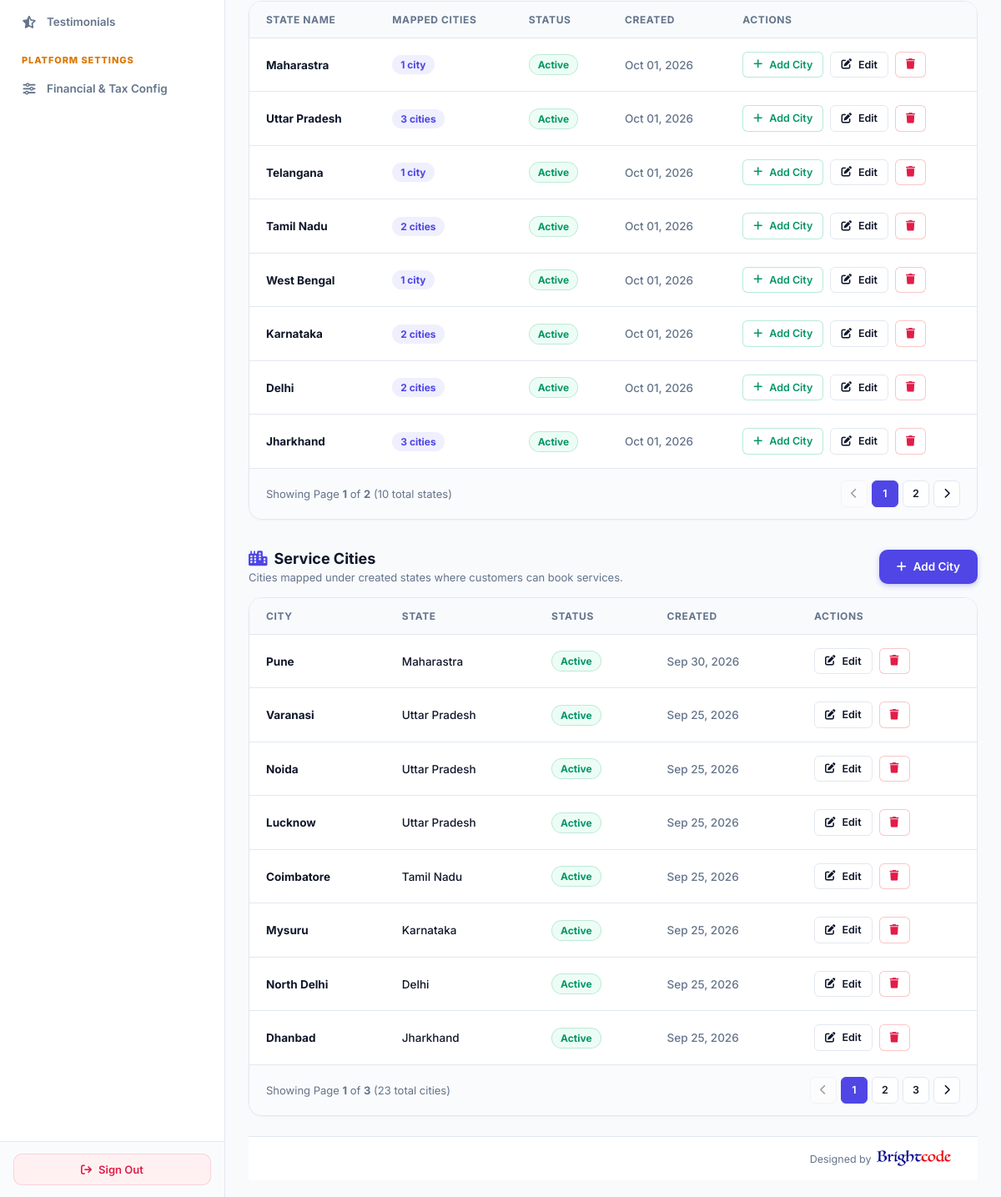
The app's page /super-admin/cms/ (signed in, lower part), older data.
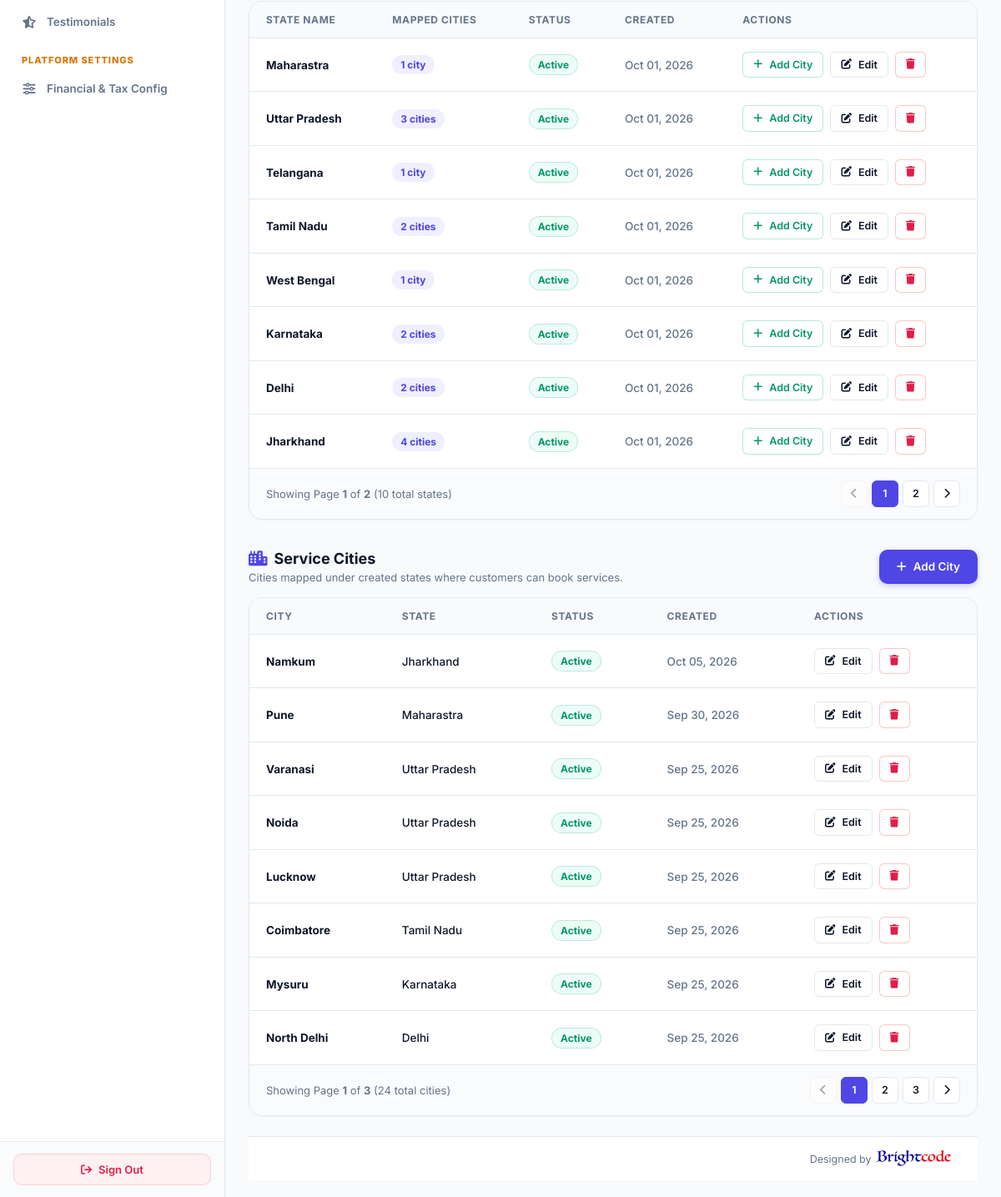
The same page, newer data.
### myapp/models.py (models this page shows, shortened)
class State(models.Model):
    STATUS_CHOICES = (
        ('active', 'Active'),
        ('inactive', 'Inactive'),
    )
    name = models.CharField(max_length=100, unique=True)
    status = models.CharField(max_length=20, choices=STATUS_CHOICES, default='active')
    created_at = models.DateTimeField(default=timezone.now)

class Location(models.Model):
    STATUS_CHOICES = (
        ('active', 'Active'),
        ('inactive', 'Inactive'),
    )
    state = models.CharField(max_length=100)
    city = models.CharField(max_length=100)
    status = models.CharField(max_length=20, choices=STATUS_CHOICES, default='active')
    created_at = models.DateTimeField(default=timezone.now)
    def __str__(self):
        return f"{self.city}, {self.state}"

### myapp/super_admin_views.py (the view)
# urls.py: path('super-admin/cms/', super_admin_views.super_admin_cms, name='super_admin_cms'),
@sa_required
def super_admin_cms(request):
    cat_queryset = Category.objects.all().order_by('-created_at')
    loc_queryset = Location.objects.all().order_by('-created_at')
    state_queryset = State.objects.all().order_by('-created_at')
    cat_paginator = Paginator(cat_queryset, 8)
    cat_page = request.GET.get('cat_page', 1)
    try:
        categories = cat_paginator.page(cat_page)
    except (EmptyPage, PageNotAnInteger):
        categories = cat_paginator.page(1)
    loc_paginator = Paginator(loc_queryset, 8)
    loc_page = request.GET.get('loc_page', 1)
    try:
        locations = loc_paginator.page(loc_page)
    except (EmptyPage, PageNotAnInteger):
        locations = loc_paginator.page(1)
    state_paginator = Paginator(state_queryset, 8)
    state_page = request.GET.get('state_page', 1)
    try:
        states = state_paginator.page(state_page)
    except (EmptyPage, PageNotAnInteger):
        states = state_paginator.page(1)
    for s in states:
        s.cities_count = Location.objects.filter(state__iexact=s.name).count()
    return render(request, 'superadmin/cms_manager.html', {
        'categories': categories,
        'locations': locations,
        'states': states,
        'cat_page': categories.number,
        'loc_page': locations.number,
        'state_page': states.number,
        'total_categories': cat_queryset.count(),
        'total_locations': loc_queryset.count(),
        'total_states': state_queryset.count(),
    })

### myapp/super_admin_views.py (called while the page is built)
def sa_required(view_func):
    from functools import wraps
    @wraps(view_func)
    def wrapper(request, *args, **kwargs):
        if not request.user.is_authenticated or not request.user.is_superuser:
            return redirect(f'{LOGIN_URL}?next={request.path}')
        return view_func(request, *args, **kwargs)
    return wrapper

### templates/superadmin/cms_manager.html (shortened to what the changed rows need)
{% extends 'superadmin/base.html' %}
{% block content %}
<div class="card" style="padding: 0; overflow: hidden; margin-bottom: 30px;">
  <div class="table-container" style="border: none; border-radius: 0; box-shadow: none;">
    <table>
      <thead>
        <tr>
          <th>State Name</th>
          <th>Mapped Cities</th>
          <th>Status</th>
          <th>Created</th>
          <th>Actions</th>
        </tr>
      </thead>
      <tbody>
        {% for st in states %}
        <tr>
          <td><strong>{{ st.name }}</strong></td>
          <td>
            <span class="badge" style="background: rgba(99, 102, 241, 0.1); color: var(--accent); font-weight: 700;">
              {{ st.cities_count }} {{ st.cities_count|pluralize:"city,cities" }}
            </span>
          </td>
          <td><span class="badge {% if st.status == 'active' %}active{% else %}inactive{% endif %}">{{ st.get_status_display }}</span></td>
          <td style="color: var(--text-muted);">{{ st.created_at|date:"M d, Y" }}</td>
          <td>
            <div style="display: flex; gap: 8px;">
              <a href="{% url 'super_admin_location_create' %}?state={{ st.name|urlencode }}" class="btn btn-outline btn-sm" title="Add city under this state" style="color: #059669; border-color: rgba(16,185,129,0.3);">
                <i class="fa-solid fa-plus"></i> Add City
              </a>
              <a href="{% url 'super_admin_state_edit' st.id %}" class="btn btn-outline btn-sm">
                <i class="fa-solid fa-pen-to-square"></i> Edit
              </a>
              <a href="{% url 'super_admin_state_delete' st.id %}" class="btn btn-outline btn-sm" style="border-color: rgba(239,68,68,0.3); color: var(--danger);" onclick="return confirm('Delete state {{ st.name }}?');">
                <i class="fa-solid fa-trash"></i>
              </a>
            </div>
          </td>
        </tr>
        {% empty %}
        <tr>
          <td colspan="5" style="text-align: center; padding: 36px; color: var(--text-muted);">
            No states created yet. Click "+ Add State" above to create your first state.
          </td>
        </tr>
        {% endfor %}
      </tbody>
    </table>
  </div>
  {% if states.has_other_pages %}
  <div class="pagination-wrap">
    <div class="pagination-nav">
      {% if states.has_previous %}
        <a href="?state_page={{ states.previous_page_number }}&loc_page={{ loc_page }}&cat_page={{ cat_page }}" class="page-link" title="Previous"><i class="fa-solid fa-chevron-left"></i></a>
      {% else %}
        <span class="page-link disabled"><i class="fa-solid fa-chevron-left"></i></span>
      {% endif %}
      {% for p in states.paginator.page_range %}
        {% if p == states.number %}
          <span class="page-link active">{{ p }}</span>
        {% elif p > states.number|add:"-3" and p < states.number|add:"3" %}
          <a href="?state_page={{ p }}&loc_page={{ loc_page }}&cat_page={{ cat_page }}" class="page-link">{{ p }}</a>
        {% endif %}
      {% endfor %}
      {% if states.has_next %}
        <a href="?state_page={{ states.next_page_number }}&loc_page={{ loc_page }}&cat_page={{ cat_page }}" class="page-link" title="Next"><i class="fa-solid fa-chevron-right"></i></a>
      {% else %}
        <span class="page-link disabled"><i class="fa-solid fa-chevron-right"></i></span>
      {% endif %}
    </div>
  </div>
  {% endif %}
</div>
<div class="card" style="padding: 0; overflow: hidden;">
  <div class="table-container" style="border: none; border-radius: 0; box-shadow: none;">
    <table>
      <thead>
        <tr>
          <th>City</th>
          <th>State</th>
          <th>Status</th>
          <th>Created</th>
          <th>Actions</th>
        </tr>
      </thead>
      <tbody>
        {% for loc in locations %}
        <tr>
          <td><strong>{{ loc.city }}</strong></td>
          <td>{{ loc.state }}</td>
          <td><span class="badge {% if loc.status == 'active' %}active{% else %}inactive{% endif %}">{{ loc.get_status_display }}</span></td>
          <td style="color: var(--text-muted);">{{ loc.created_at|date:"M d, Y" }}</td>
          <td>
            <div style="display: flex; gap: 8px;">
              <a href="{% url 'super_admin_location_edit' loc.id %}" class="btn btn-outline btn-sm">
                <i class="fa-solid fa-pen-to-square"></i> Edit
              </a>
              <a href="{% url 'super_admin_location_delete' loc.id %}" class="btn btn-outline btn-sm" style="border-color: rgba(239,68,68,0.3); color: var(--danger);" onclick="return confirm('Delete city {{ loc }}?');">
                <i class="fa-solid fa-trash"></i>
              </a>
            </div>
          </td>
        </tr>
        {% empty %}
        <tr><td colspan="5" style="text-align: center; padding: 40px; color: var(--text-muted);">No cities found. Click "+ Add City" to map a city to an existing state.</td></tr>
        {% endfor %}
      </tbody>
    </table>
  </div>
  {% if locations.has_other_pages %}
  <div class="pagination-wrap">
    <div>
      Showing Page <strong>{{ locations.number }}</strong> of <strong>{{ locations.paginator.num_pages }}</strong> ({{ total_locations }} total cities)
    </div>
    <div class="pagination-nav">
      {% if locations.has_previous %}
        <a href="?loc_page={{ locations.previous_page_number }}&state_page={{ state_page }}&cat_page={{ cat_page }}" class="page-link" title="Previous"><i class="fa-solid fa-chevron-left"></i></a>
      {% else %}
        <span class="page-link disabled"><i class="fa-solid fa-chevron-left"></i></span>
      {% endif %}
      {% for p in locations.paginator.page_range %}
        {% if p == locations.number %}
          <span class="page-link active">{{ p }}</span>
        {% elif p > locations.number|add:"-3" and p < locations.number|add:"3" %}
          <a href="?loc_page={{ p }}&state_page={{ state_page }}&cat_page={{ cat_page }}" class="page-link">{{ p }}</a>
        {% endif %}
      {% endfor %}
      {% if locations.has_next %}
        <a href="?loc_page={{ locations.next_page_number }}&state_page={{ state_page }}&cat_page={{ cat_page }}" class="page-link" title="Next"><i class="fa-solid fa-chevron-right"></i></a>
      {% else %}
        <span class="page-link disabled"><i class="fa-solid fa-chevron-right"></i></span>
      {% endif %}
    </div>
  </div>
  {% endif %}
</div>
{% endblock %}

Row changes from the older to the newer data that the page shows:
no longer on this page (row unchanged): Location: city "Dhanbad", state "Jharkhand", status "Active", created_at "Sep 25, 2026"
computed for State "Jharkhand": cities_count "3" → "4"
added Location: city "Namkum", state "Jharkhand", status "Active", created_at "Oct 05, 2026"
Text that changed along with them:
{{ total_locations }}: "23" → "24"
